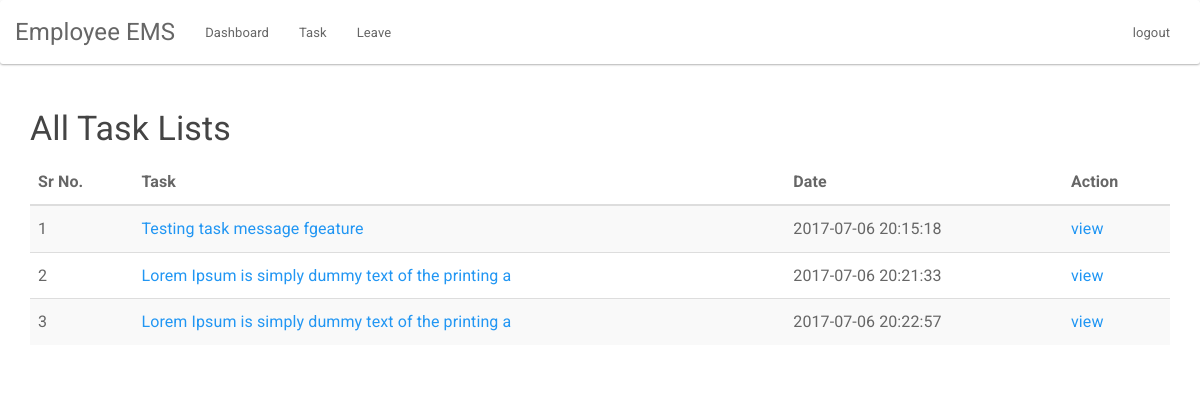
/employee/task.php (signed in), run on the app's committed database.
### tables this page shows
CREATE TABLE `task` (
  `t_id` int(255) NOT NULL,
  `task` text NOT NULL,
  `user_id` int(255) NOT NULL,
  `assigned_by` int(255) NOT NULL,
  `date_time` timestamp NOT NULL DEFAULT CURRENT_TIMESTAMP ON UPDATE CURRENT_TIMESTAMP
);

### employee/task.php (the view, shortened to what this page needs)
<?php include "../auth/auth.php";?>
<html>
<head>
<link rel="stylesheet" href="../css/style.css">
</head>
<body>
<?php include "header.php";?>
<div class="container">
<h3>All Task Lists</h3>
<table class="table table-striped table-hover ">
  <thead>
    <tr>
      <th>Sr No.</th>
      <th>Task</th>
	        <th>Date</th>
	   <th>Action</th>
    </tr>
  </thead>
  <tbody>
  <?php
  $i=1;
  $query="Select * from task where `user_id`='".$_SESSION['user_id']."'";
	$res=mysqli_query($conn, $query);
	$count=mysqli_num_rows($res);
	if($count>0)
	{
	while($row=mysqli_fetch_array($res))
	{
  ?>
    <tr>
      <td><?php echo $i; ?></td>
      <td><a href="view-message.php?id=<?php echo $row['t_id'];?>"><?php echo substr($row['task'],0,50);?></a></td>
      <td><?php echo $row['date_time'];?></td>
	  <td><a href="view-message.php?id=<?php echo $row['t_id'];?>">view</a> </td>
    </tr>
	<?php $i++;}}else{
		 echo "No record Found!";
	} ?>
  </tbody>
</table>
</div>
</body>
</html>

### data on the page
task: task "Testing task message fgeature", date_time "2017-07-06 20:15:18"
task: task "Lorem Ipsum is simply dummy text of the printing a", date_time "2017-07-06 20:21:33"
task: task "Lorem Ipsum is simply dummy text of the printing a", date_time "2017-07-06 20:22:57"
